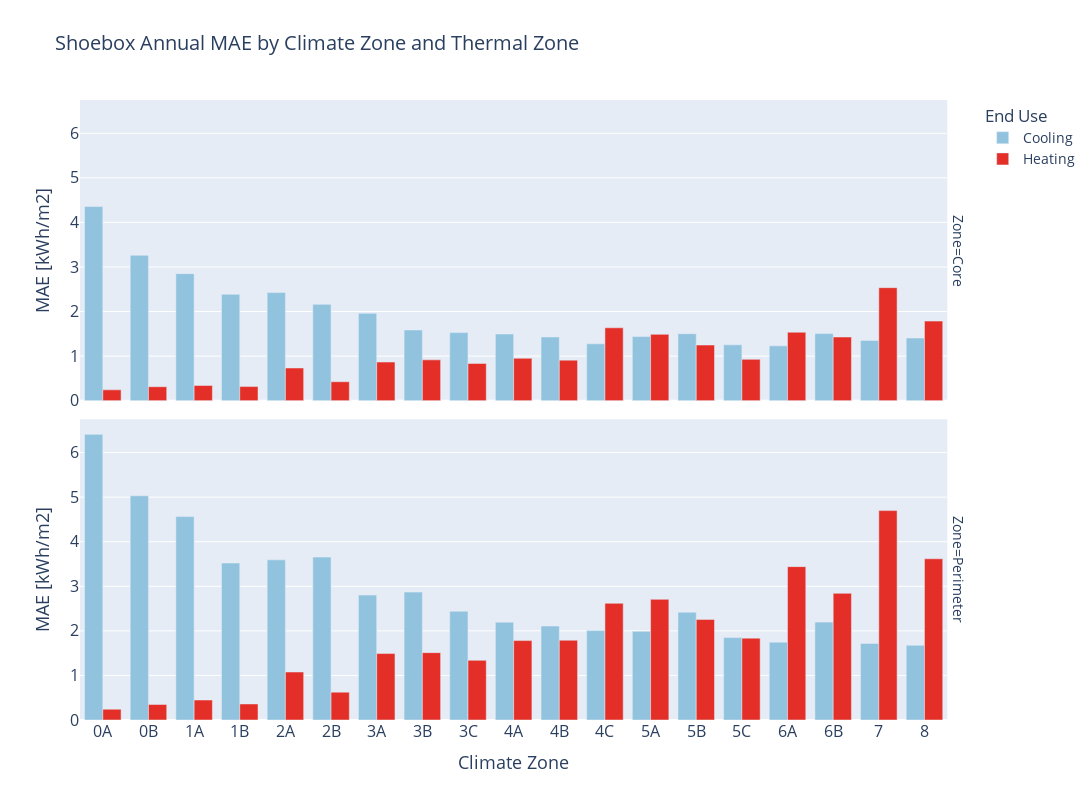

The code cell stored with this chart in its notebook:
### Code cell
df_amae = pd.read_hdf("unseen-shoebox-results.hdf", "annual_mae_by_cz_and_zone")
df_amae.columns.names = ["Zone", "End Use"]
# df_amae.loc["0A", ("Core", "Heating")] = 0
# df_amae.loc["0A", ("Perimeter", "Heating")] = 0
# df_amae.loc["0B", ("Core", "Heating")] = 0
# df_amae.loc["0B", ("Perimeter", "Heating")] = 0
# df_amae.loc["1A", ("Core", "Heating")] = 0
# df_amae.loc["1A", ("Perimeter", "Heating")] = 0
# df_amae.loc["1B", ("Core", "Heating")] = 0
# df_amae.loc["1B", ("Perimeter", "Heating")] = 0
# df_amae.loc["2A", ("Core", "Heating")] = 0
# df_amae.loc["2A", ("Perimeter", "Heating")] = 0
# df_amae.loc["2B", ("Core", "Heating")] = 0
# df_amae.loc["2B", ("Perimeter", "Heating")] = 0
fig = px.bar(
    df_amae.melt(ignore_index=False, value_name="MAE [kWh/m2]").reset_index(),
    title="Shoebox Annual MAE by Climate Zone and Thermal Zone",
    x="CZ",
    y="MAE [kWh/m2]",
    color="End Use",
    facet_row="Zone",
    barmode="group",
    color_discrete_map={"Heating": "#E32f27", "Cooling": "#92C3DE"},
    labels={"CZ": "Climate Zone"},
    height=800,
    width=1200,
    # log_y=True,
)


fig.update_layout(font_size=14)
fig.update_xaxes(tickfont_size=16)
fig.update_yaxes(tickfont_size=16)
fig.update_xaxes(title_font_size=18)
fig.update_yaxes(title_font_size=18)

### Figure 1 — Plotly figure (JSON) as saved in the notebook; plotly's stock layout.template omitted (floating-point values rounded to 4 significant figures)
{"data": [{"alignmentgroup": "True", "hovertemplate": "End Use=Cooling<br>Zone=Core<br>Climate Zone=%{x}<br>MAE [kWh/m2]=%{y}<extra></extra>", "legendgroup": "Cooling", "marker": {"color": "#92C3DE", "pattern": {"shape": ""}}, "name": "Cooling", "offsetgroup": "Cooling", "orientation": "v", "showlegend": true, "textposition": "auto", "type": "bar", "x": ["0A", "0B", "1A", "1B", "2A", "2B", "3A", "3B", "3C", "4A", "4B", "4C", "5A", "5B", "5C", "6A", "6B", "7", "8"], "xaxis": "x2", "y": [4.357, 3.262, 2.851, 2.389, 2.427, 2.162, 1.96, 1.588, 1.529, 1.496, 1.43, 1.276, 1.44, 1.504, 1.253, 1.23, 1.507, 1.353, 1.407], "yaxis": "y2"}, {"alignmentgroup": "True", "hovertemplate": "End Use=Cooling<br>Zone=Perimeter<br>Climate Zone=%{x}<br>MAE [kWh/m2]=%{y}<extra></extra>", "legendgroup": "Cooling", "marker": {"color": "#92C3DE", "pattern": {"shape": ""}}, "name": "Cooling", "offsetgroup": "Cooling", "orientation": "v", "showlegend": false, "textposition": "auto", "type": "bar", "x": ["0A", "0B", "1A", "1B", "2A", "2B", "3A", "3B", "3C", "4A", "4B", "4C", "5A", "5B", "5C", "6A", "6B", "7", "8"], "xaxis": "x", "y": [6.409, 5.031, 4.564, 3.522, 3.593, 3.655, 2.803, 2.87, 2.44, 2.195, 2.109, 2.006, 1.989, 2.419, 1.849, 1.747, 2.196, 1.719, 1.676], "yaxis": "y"}, {"alignmentgroup": "True", "hovertemplate": "End Use=Heating<br>Zone=Core<br>Climate Zone=%{x}<br>MAE [kWh/m2]=%{y}<extra></extra>", "legendgroup": "Heating", "marker": {"color": "#E32f27", "pattern": {"shape": ""}}, "name": "Heating", "offsetgroup": "Heating", "orientation": "v", "showlegend": true, "textposition": "auto", "type": "bar", "x": ["0A", "0B", "1A", "1B", "2A", "2B", "3A", "3B", "3C", "4A", "4B", "4C", "5A", "5B", "5C", "6A", "6B", "7", "8"], "xaxis": "x2", "y": [0.2434, 0.3132, 0.3407, 0.3168, 0.7336, 0.4257, 0.867, 0.9163, 0.8363, 0.9513, 0.91, 1.636, 1.489, 1.249, 0.9274, 1.536, 1.428, 2.536, 1.786], "yaxis": "y2"}, {"alignmentgroup": "True", "hovertemplate": "End Use=Heating<br>Zone=Perimeter<br>Climate Zone=%{x}<br>MAE [kWh/m2]=%{y}<extra></extra>", "legendgroup": "Heating", "marker": {"color": "#E32f27", "pattern": {"shape": ""}}, "name": "Heating", "offsetgroup": "Heating", "orientation": "v", "showlegend": false, "textposition": "auto", "type": "bar", "x": ["0A", "0B", "1A", "1B", "2A", "2B", "3A", "3B", "3C", "4A", "4B", "4C", "5A", "5B", "5C", "6A", "6B", "7", "8"], "xaxis": "x", "y": [0.242, 0.3484, 0.4482, 0.3604, 1.076, 0.6253, 1.491, 1.511, 1.338, 1.782, 1.789, 2.618, 2.707, 2.257, 1.837, 3.441, 2.841, 4.698, 3.617], "yaxis": "y"}], "layout": {"annotations": [{"font": {}, "showarrow": false, "text": "Zone=Perimeter", "textangle": 90, "x": 0.98, "xanchor": "left", "xref": "paper", "y": 0.2425, "yanchor": "middle", "yref": "paper"}, {"font": {}, "showarrow": false, "text": "Zone=Core", "textangle": 90, "x": 0.98, "xanchor": "left", "xref": "paper", "y": 0.7575, "yanchor": "middle", "yref": "paper"}], "barmode": "group", "font": {"size": 14}, "height": 800, "legend": {"title": {"text": "End Use"}, "tracegroupgap": 0}, "title": {"text": "Shoebox Annual MAE by Climate Zone and Thermal Zone"}, "width": 1200, "xaxis": {"anchor": "y", "domain": [0, 0.98], "tickfont": {"size": 16}, "title": {"font": {"size": 18}, "text": "Climate Zone"}}, "xaxis2": {"anchor": "y2", "domain": [0, 0.98], "matches": "x", "showticklabels": false, "tickfont": {"size": 16}, "title": {"font": {"size": 18}}}, "yaxis": {"anchor": "x", "domain": [0, 0.485], "tickfont": {"size": 16}, "title": {"font": {"size": 18}, "text": "MAE [kWh/m2]"}}, "yaxis2": {"anchor": "x2", "domain": [0.515, 1], "matches": "y", "tickfont": {"size": 16}, "title": {"font": {"size": 18}, "text": "MAE [kWh/m2]"}}}}
